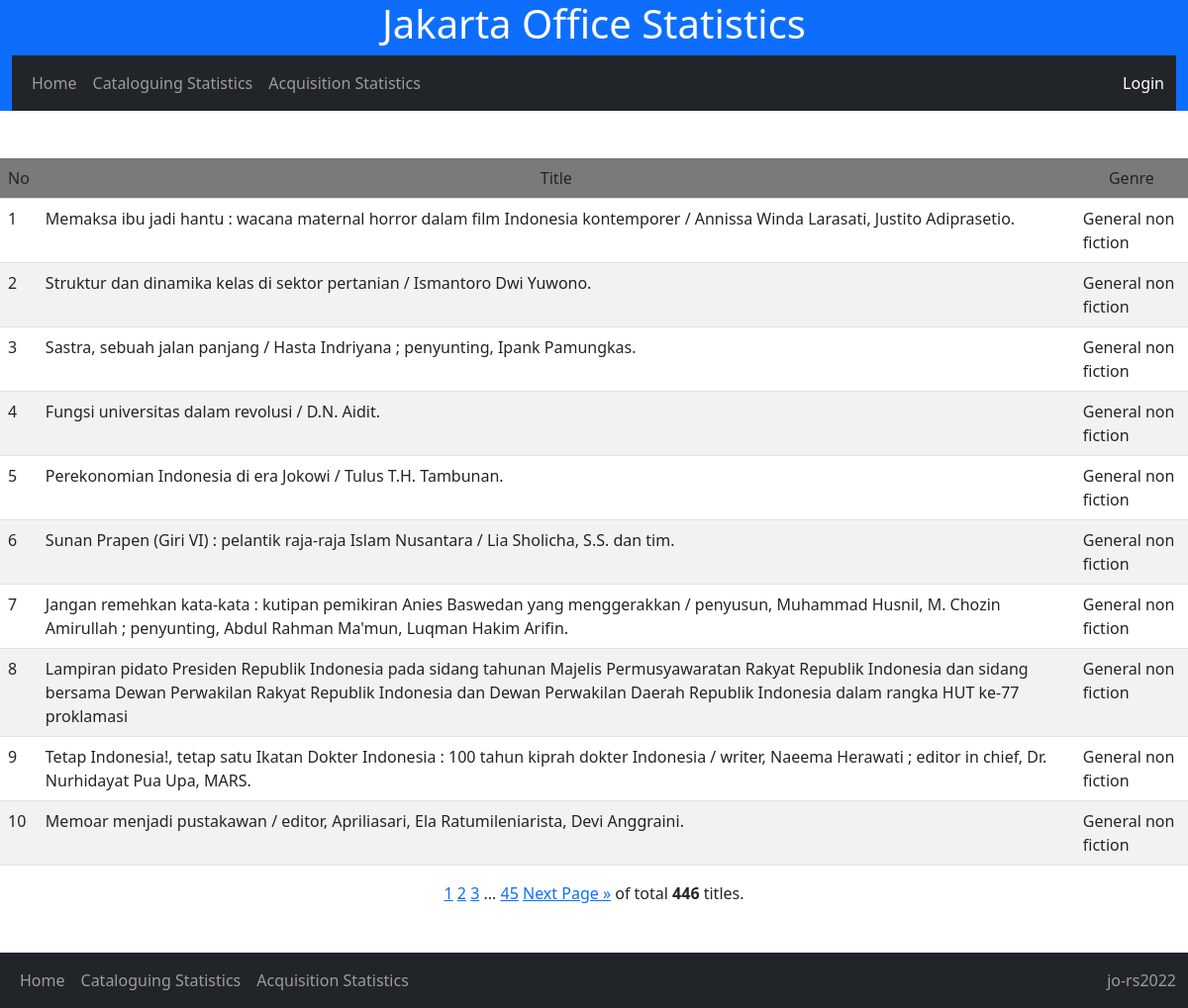
The app's page /cat_stat/detail_genre/General non fiction/ with its own data.
### nlajkt_cat_stat/models.py (models this page shows)
class Catalogues(models.Model):
    entry_date = models.DateField()
    consignment_no = models.IntegerField(default=462)
    title = models.TextField()
    work_type = models.CharField(max_length=20, choices=[
        ('Original','Original'),
        ('Translation','Translation'),
        ('Adaptation','Adaptation')
        ], default='Original')
    publish_year = models.IntegerField()
    volume = models.CharField(max_length=20, choices=[
        ('Single','Single'),
        ('Multi-complete','Multi-complete'),
        ('Multi-incomplete','Multi-incomplete'),
        ], default='Single')
    copycat = models.CharField(max_length=20, choices=[
        ('No','No'),
        ('Partial copycat','Partial copycat'),
        ('Full copycat','Full copycat'),
        ], default='No')
    ISBN = models.CharField(max_length=20, choices=[
        ('No','No'),
        ('Yes-valid','Yes-valid'),
        ('Yes-invalid','Yes-invalid'),
        ], default='No')
    authorship_type = models.CharField(max_length=50, choices=[
        ('Single author','Single author'),
        ('Collaboration','Collaboration'),
        ('Compilation','Compilation'),
        ('Others','Others')
        ], default='Single')
    language = models.CharField(max_length=50, choices=[
        ('Indonesian','Indonesian'),
        ('English','English'),
        ('Indonesian local','Indonesian local'),
        ('Multi language','Multi language'),
        ('Unknown','Unknown')
        ], default='Indonesian')
    bibliography = models.CharField(max_length=20, choices=[
        ('No','No'),
        ('Yes','Yes'),
        ], default='No')
    indexx = models.CharField(max_length=20, choices=[
        ('No','No'),
        ('Yes','Yes'),
        ], default='No')
    publisher_type = models.CharField(max_length=100, choices=[
        ('Commercial','Commercial'),
        ('Government-department','Government-department'),
        ('Government-nondepartment','Government-nondepartment'),
        ('Government-local','Government-local'),
        ('Universities','Universities'),
        ('NGO','NGO'),
        ('Others','Others')
        ], default='Commercial')
    genre = models.CharField(max_length=100, choices=[
        ('General non fiction','General non fiction'),
        ('Fiction-novel','Fiction-novel'),
        ('Fiction-short stories','Fiction-short stories'),
	    ('Fiction-biographic','Fiction-biographic'),
        ('Poetry','Poetry'),
        ('Folktales','Folktales'),
        ('Biography-single','Biography-single'),
        ('Biography-collective','Biography-collective'),
        ('Biography-auto','Biography-auto'),
        ('Dictionaries','Dictionaries'),
        ('Proceeding','Proceeding'),
        ], default='General non fiction')
    format = models.CharField(max_length=100, choices=[
        ('Book-printed','Book-printed'),
        ('Book-electronic','Book-electronic'),
        ('Non book video','Non book video'),
        ('Non book audio','Non book audio'),
        ('Map-single','Map-single'),
        ('Map-atlas','Map-atlas'),
        ('Ephemera','Ephemera')
        ], default='Book')
    size = models.CharField(max_length=10, choices=[
        ('YY','YY'),
        ('YYq', 'YYq'),
        ('YYp','YYp')
        ],default='YY')
    subject = models.CharField(max_length=50, choices=[
       ('000-Generalities','100-Generalities'),
       ('000-Library science','100-Library science'),
       ('000-Journalism and media','100-Journalism and media'),
       ('100-Philosophy and ethics','100-Philosophy and ethics'),
       ('200-Religions-general','200-Religions-general'),
       ('200-Religion-Islam','200-Religion-Islam'),
       ('200-Religion-Christianity','200-Religion-Christianity'),
       ('200-Religion-Hinduism','200-Religion-Hinduism'),
       ('200-Religion-Buddhism and others','200-Religion-Buddhism and others'),
       ('300-Social-anthropology and sociology','300-Social-anthropology and sociology'),
       ('300-Social-problems and services','300-Social-problems and services'),
       ('300-Social-politics','300-Social-politics'),
       ('300-Social-international relations','300-Social-international relations'),
       ('300-Social-economics-general','300-Social-economics-general'),
       ('300-Social-economics-resources','300-Social-economics-resources'),
       ('300-Social-economics-policy and development','300-Social-economics-policy and development'),
       ('300-Social-economics-financial and monetary','300-Social-economics-financial and monetary'),
       ('300-Social-economics-industries and production','300-Social-economics-industries and production'),
       ('300-Social-economics-macro','300-Social-economics-macro'),
       ('300-Social-culture','300-Social-culture'),
       ('300-Social-military','300-Social-military'),
       ('300-Social-education','300-Social-education'),
       ('300-Social-law','300-Social-law'),
       ('300-Social-public administration','300-Social-public administration'),
       ('300-Social-human rights','300-Social-human rights'),
       ('400-Language-linguistics','400-Language-linguistics'),
       ('400-Language-sociolinguistics','400-Language-sociolinguistics'),
       ('500-Science-general','500-Science-general'),
       ('600-Technology-general','600-Technology-general'),
       ('600-Agriculture and agribusiness','600-Agriculture and agribusiness'),
       ('700-Arts-general','700-Arts-general'),
       ('700-Arts-visual','700-Arts-visual'),
       ('700-Arts-performance','700-Arts-performance'),
       ('700-Arts-music','700-Arts-music'),
       ('800-Literature-general','800-Literature-general'),
       ('800-Literature-fiction and poetry','800-Literature-fiction and poetry'),
       ('900-History-world','900-History-world'),
       ('900-History-Indonesia','900-History-Indonesia'),
       ('900-Geography and travel','900-Geography and travel'),
       ('900-Biography','900-Biography')
       ], null=True)

### nlajkt_cat_stat/views.py (the view)
# urls.py: path('cat_stat/detail_genre/<str:genre>/', views.detail_genre, name='detail_genre'),
def detail_genre(request, genre):
    detail_genre = Catalogues.objects.all().filter(genre=genre)
    page = request.GET.get('page', 1)
    paginator = Paginator(detail_genre, 10)
    try:
        paging = paginator.page(page)
    except PageNotAnInteger:
        paging = paginator.page(1)
    except EmptyPage:
        paging = paginator.page(paginator.num_pages)
    template = loader.get_template('detail_genre.html')
    context = {'paging' : paging,}
    return HttpResponse(template.render(context, request))

### nlajkt_cat_stat/templates/detail_genre.html
{% extends 'base.html'%}
{% block block1 %}
<br><br><center>
<table style="width: auto;" class="table table-striped">
    <tr bgcolor = 'grey'>
      <b><td>No</td>
        <td align="center">Title</td>
        <td align="center">Genre</td></b>
    </tr>
    {% for x in paging %}
    <tr>
        <td>{{ forloop.counter0|add:paging.start_index }}</td>
        <td>{{ x.title }}</td>
        <td>{{ x.genre }}</td>
    </tr>
    {% endfor %}
</table>
{% include 'pagination_jakartaoffice.html' %}</center>
<br><br>
{% endblock %}

### records on screen
Catalogues: title "Memaksa ibu jadi hantu : wacana maternal horror dalam film Indonesia kontemporer / Annissa Winda Larasati, Justito Adiprasetio.", genre "General non fiction"
Catalogues: title "Struktur dan dinamika kelas di sektor pertanian / Ismantoro Dwi Yuwono.", genre "General non fiction"
Catalogues: title "Sastra, sebuah jalan panjang / Hasta Indriyana ; penyunting, Ipank Pamungkas.", genre "General non fiction"
Catalogues: title "Fungsi universitas dalam revolusi / D.N. Aidit.", genre "General non fiction"
Catalogues: title "Perekonomian Indonesia di era Jokowi / Tulus T.H. Tambunan.", genre "General non fiction"
Catalogues: title "Sunan Prapen (Giri VI) : pelantik raja-raja Islam Nusantara / Lia Sholicha, S.S. dan tim.", genre "General non fiction"
Catalogues: title "Jangan remehkan kata-kata : kutipan pemikiran Anies Baswedan yang menggerakkan / penyusun, Muhammad Husnil, M. Chozin Amirullah ; penyunting, Abdul Rahman Ma'mun, Luqman Hakim Arifin.", genre "General non fiction"
Catalogues: title "Lampiran pidato Presiden Republik Indonesia pada sidang tahunan Majelis Permusyawaratan Rakyat Republik Indonesia dan sidang bersama Dewan Perwakilan Rakyat Republik Indonesia dan Dewan Perwakilan Daerah Republik Indonesia dalam rangka HUT ke-77 proklamasi", genre "General non fiction"
Catalogues: title "Tetap Indonesia!, tetap satu Ikatan Dokter Indonesia : 100 tahun kiprah dokter Indonesia / writer, Naeema Herawati ; editor in chief, Dr. Nurhidayat Pua Upa, MARS.", genre "General non fiction"
Catalogues: title "Memoar menjadi pustakawan / editor, Apriliasari, Ela Ratumileniarista, Devi Anggraini.", genre "General non fiction"

### other values on screen
{{ num }} "1"
{{ num }} "2" "3"
{{ paging.paginator.num_pages }} "45"
{{ paging.paginator.count }} "446"
